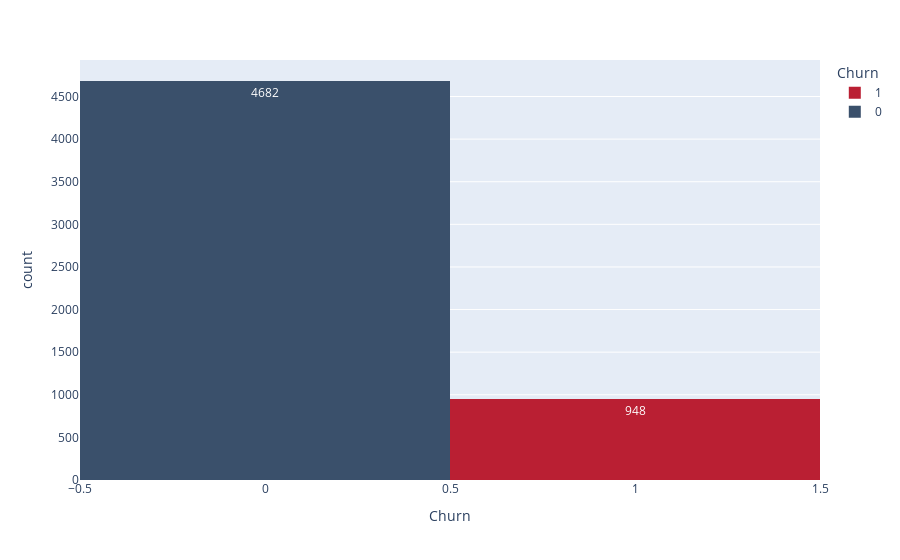

Notebook code cell kept with this figure:
### Markdown cell above
### Checking imbalance  
  
Class imbalance occurs when the classes in a dataset are not represented equally, with one or more classes having significantly fewer samples than the others.

***Why is Checking for Imbalance Important?***

1. **Model Bias**: Imbalanced datasets can lead to biased models that perform poorly on minority classes.

2. **Performance Metrics**: Traditional accuracy metrics can be misleading with imbalanced data.

3. **Real-world Implications**: In many domains (e.g., fraud detection, medical diagnosis), the minority class is often the class of interest.

4. **Algorithm Sensitivity**: Many machine learning algorithms are sensitive to class imbalance and may not perform well without appropriate adjustments.`

### Code cell
import plotly.express as px

fig = px.histogram(scaled_df_encoded, x="Churn", color="Churn" ,text_auto= True , color_discrete_sequence = ['#BA1F33','#3A506B'])

# Customize the plot
fig.update_layout(hovermode='x',title_font_size=30)
fig.update_layout(
title_font_color="black",
template="plotly",
title_font_size=30,
hoverlabel_font_size=20,
title_x=0.5,
xaxis_title='Churn',
yaxis_title='count',
)
fig.show()

### Figure 1 — Plotly figure (JSON) as saved in the notebook; plotly's stock layout.template omitted (floating-point values rounded to 4 significant figures; data arrays with more than 128 entries replaced by an {"elided": "..."} marker saying what was removed)
{"data": [{"alignmentgroup": "True", "bingroup": "x", "hovertemplate": "Churn=%{x}<br>count=%{y}<extra></extra>", "legendgroup": "1", "marker": {"color": "#BA1F33", "pattern": {"shape": ""}}, "name": "1", "offsetgroup": "1", "orientation": "v", "showlegend": true, "texttemplate": "%{value}", "type": "histogram", "x": {"elided": "948 int values"}, "xaxis": "x", "yaxis": "y"}, {"alignmentgroup": "True", "bingroup": "x", "hovertemplate": "Churn=%{x}<br>count=%{y}<extra></extra>", "legendgroup": "0", "marker": {"color": "#3A506B", "pattern": {"shape": ""}}, "name": "0", "offsetgroup": "0", "orientation": "v", "showlegend": true, "texttemplate": "%{value}", "type": "histogram", "x": {"elided": "4682 int values"}, "xaxis": "x", "yaxis": "y"}], "layout": {"barmode": "relative", "hoverlabel": {"font": {"size": 20}}, "hovermode": "x", "legend": {"title": {"text": "Churn"}, "tracegroupgap": 0}, "margin": {"t": 60}, "title": {"font": {"color": "black", "size": 30}, "x": 0.5}, "xaxis": {"anchor": "y", "categoryarray": [1, 0], "categoryorder": "array", "domain": [0, 1], "title": {"text": "Churn"}}, "yaxis": {"anchor": "x", "domain": [0, 1], "title": {"text": "count"}}}}
